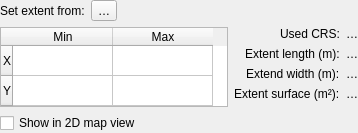
<?xml version="1.0" encoding="UTF-8"?>
<ui version="4.0">
 <class>QgsExtent3DWidget</class>
 <widget class="QWidget" name="QgsExtent3DWidget">
  <property name="sizePolicy">
   <sizepolicy hsizetype="Preferred" vsizetype="Minimum">
    <horstretch>0</horstretch>
    <verstretch>0</verstretch>
   </sizepolicy>
  </property>
  <property name="windowTitle">
   <string notr="true">Extent</string>
  </property>
  <layout class="QVBoxLayout" name="mainLayout" stretch="0,0,0,0">
   <property name="spacing">
    <number>6</number>
   </property>
   <property name="sizeConstraint">
    <enum>QLayout::SetMinimumSize</enum>
   </property>
   <property name="leftMargin">
    <number>0</number>
   </property>
   <property name="topMargin">
    <number>0</number>
   </property>
   <property name="rightMargin">
    <number>0</number>
   </property>
   <property name="bottomMargin">
    <number>0</number>
   </property>
   <item>
    <layout class="QHBoxLayout" name="calculateLayout">
     <property name="sizeConstraint">
      <enum>QLayout::SetMinimumSize</enum>
     </property>
     <item>
      <widget class="QLabel" name="calculateLabel">
       <property name="text">
        <string>Set extent from:</string>
       </property>
      </widget>
     </item>
     <item>
      <widget class="QToolButton" name="mCalculateButton">
       <property name="sizePolicy">
        <sizepolicy hsizetype="Minimum" vsizetype="Minimum">
         <horstretch>0</horstretch>
         <verstretch>0</verstretch>
        </sizepolicy>
       </property>
       <property name="text">
        <string>…</string>
       </property>
      </widget>
     </item>
     <item>
      <spacer name="calculateSpacer">
       <property name="orientation">
        <enum>Qt::Horizontal</enum>
       </property>
       <property name="sizeHint" stdset="0">
        <size>
         <width>40</width>
         <height>10</height>
        </size>
       </property>
      </spacer>
     </item>
    </layout>
   </item>
   <item>
    <layout class="QHBoxLayout" name="infoHorizontalLayout">
     <property name="sizeConstraint">
      <enum>QLayout::SetMinimumSize</enum>
     </property>
     <property name="alignment">
           <set>Qt::AlignTop</set>
         </property>
     <item>
       <widget class="QTableWidget" name="mCoordinateTable">
         <property name="sizePolicy">
           <sizepolicy hsizetype="Fixed" vsizetype="Fixed">
             <horstretch>0</horstretch>
             <verstretch>0</verstretch>
           </sizepolicy>
         </property>
         <property name="sizeAdjustPolicy">
           <enum>QAbstractScrollArea::AdjustToContents</enum>
         </property>
         <property name="horizontalScrollBarPolicy">
          <enum>Qt::ScrollBarAlwaysOff</enum>
         </property>
       <property name="rowCount">
        <number>2</number>
       </property>
       <property name="columnCount">
        <number>2</number>
       </property>
       <row>
        <property name="text">
         <string>X</string>
        </property>
       </row>
       <row>
        <property name="text">
         <string>Y</string>
        </property>
       </row>
       <column>
        <property name="text">
         <string>Min</string>
        </property>
       </column>
       <column>
        <property name="text">
         <string>Max</string>
        </property>
       </column>
       <item row="0" column="0">
        <property name="toolTip">
         <string>South</string>
        </property>
       </item>
       <item row="0" column="1">
        <property name="toolTip">
         <string>North</string>
        </property>
       </item>
       <item row="1" column="0">
        <property name="toolTip">
         <string>West</string>
        </property>
       </item>
       <item row="1" column="1">
        <property name="toolTip">
         <string>East</string>
        </property>
       </item>
      </widget>
     </item>
     <item>
       <layout class="QFormLayout" name="infoFormLayout">
        <property name="labelAlignment">
         <set>Qt::AlignRight|Qt::AlignTrailing|Qt::AlignVCenter</set>
        </property>
       <item row="0" column="0">
        <widget class="QLabel" name="mCrsLabel">
         <property name="text">
          <string>Used CRS:</string>
         </property>
        </widget>
       </item>
       <item row="0" column="1">
        <widget class="QLabel" name="mCrsValue">
         <property name="text">
          <string>…</string>
         </property>
        </widget>
       </item>
       <item row="1" column="0">
        <widget class="QLabel" name="mLengthLabel">
         <property name="text">
           <string>Extent length (m):</string>
         </property>
        </widget>
       </item>
       <item row="1" column="1">
        <widget class="QLabel" name="mLengthValue">
         <property name="text">
          <string>…</string>
         </property>
        </widget>
       </item>
       <item row="2" column="0">
        <widget class="QLabel" name="mWidthLabel">
         <property name="text">
           <string>Extend width (m):</string>
         </property>
        </widget>
       </item>
       <item row="2" column="1">
        <widget class="QLabel" name="mWidthValue">
         <property name="text">
          <string>…</string>
         </property>
        </widget>
       </item>
       <item row="3" column="0">
        <widget class="QLabel" name="mSurfaceLabel">
         <property name="text">
           <string>Extent surface (m²):</string>
         </property>
        </widget>
       </item>
       <item row="3" column="1">
        <widget class="QLabel" name="mSurfaceValue">
         <property name="text">
          <string>…</string>
         </property>
        </widget>
       </item>
      </layout>
     </item>
    </layout>
   </item>
   <item>
    <widget class="QCheckBox" name="mPreviewExtentCheckBox">
     <property name="text">
      <string>Show in 2D map view</string>
     </property>
    </widget>
   </item>
  </layout>
 </widget>
 <resources/>
 <connections/>
</ui>
